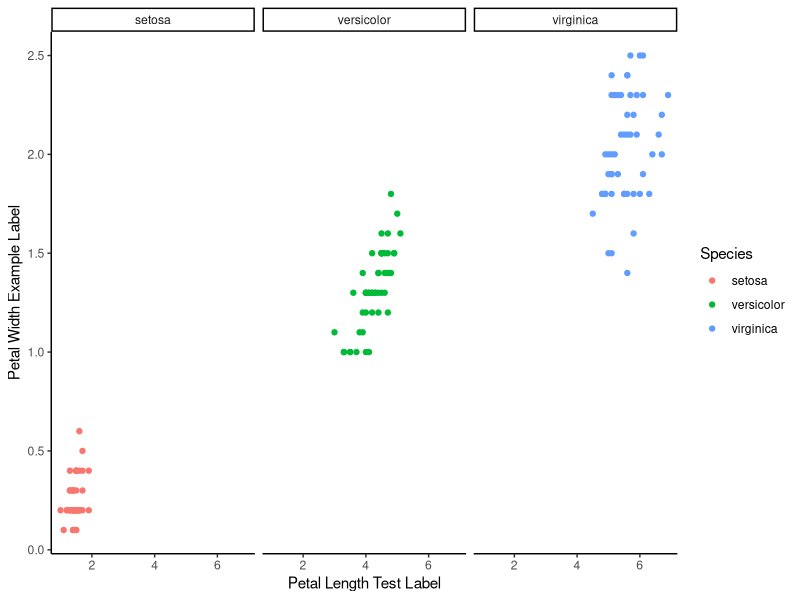

Recreate this plot in R.
## ---- chunk 1
knitr::opts_chunk$set(echo = TRUE)
## ---- chunk 2
library(tidyverse)
View(iris)

iris_graph <- ggplot(iris, aes(x=Petal.Length, y=Petal.Width)) +
  geom_point(aes(color = Species)) +
  theme_classic() +
  labs(x= "Petal Length Test Label", y= "Petal Width Example Label") +
  facet_wrap(~Species)

iris_graph
